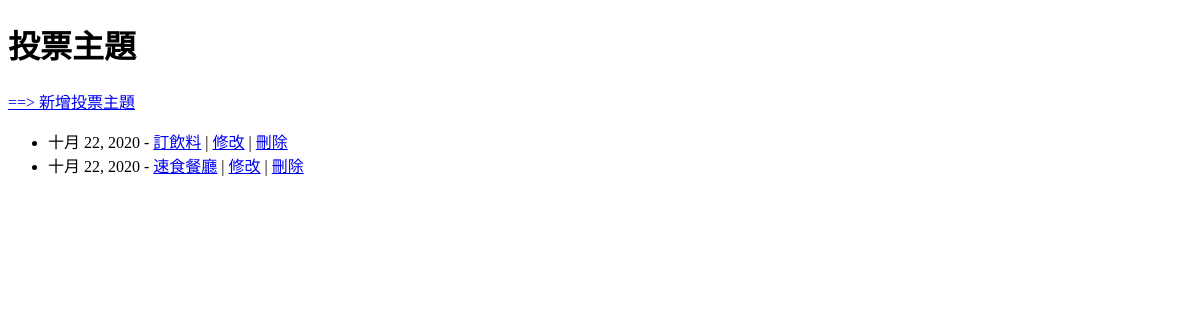
/poll/, run on an earlier commit of the app's database.
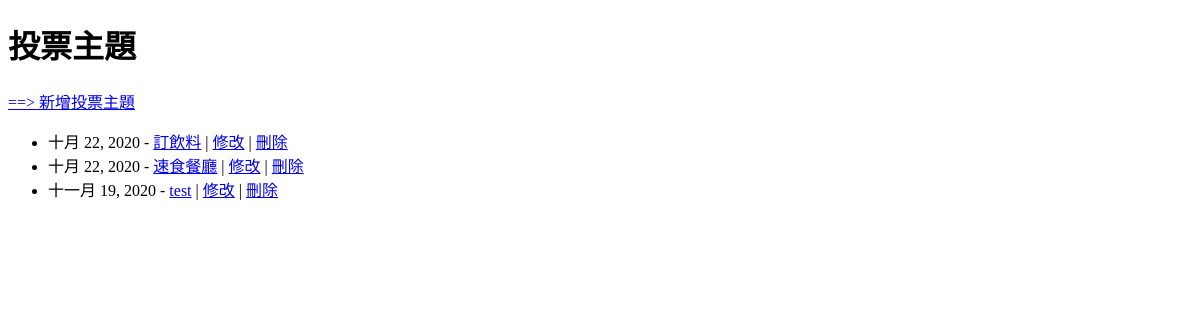
And on a later commit of the database.
### default/models.py (models this page shows, shortened)
class Poll(models.Model):
    subject = models.CharField(verbose_name='投票主題', max_length=200)
    description = models.TextField('投票內容說明')
    date_create  = models.DateField(auto_now_add=True)

### default/views.py (the view)
# urls.py: path('poll/', PollList.as_view()),
class PollList(ListView):
    model = Poll

### default/templates/default/poll_list.html (shortened to what this page needs)
{% extends "base.html" %}
{% block content %}
    <h1>投票主題</h1>
    <a href="create/">==> 新增投票主題</a>
    <ul>
        {% for poll in poll_list %}
        <li>
          {{ poll.date_create }} - <a href="{{ poll.id }}/">{{ poll.subject }}</a>
          | <a href="/poll/{{ poll.id }}/edit">修改</a>
          | <a href="/poll/{{ poll.id }}/delete">刪除</a>
        </li>
        {% endfor %}
    </ul>
{% endblock %}

What changed in the data, as far as the page shows it:
added Poll: date_create "十一月 19, 2020", subject "test"
